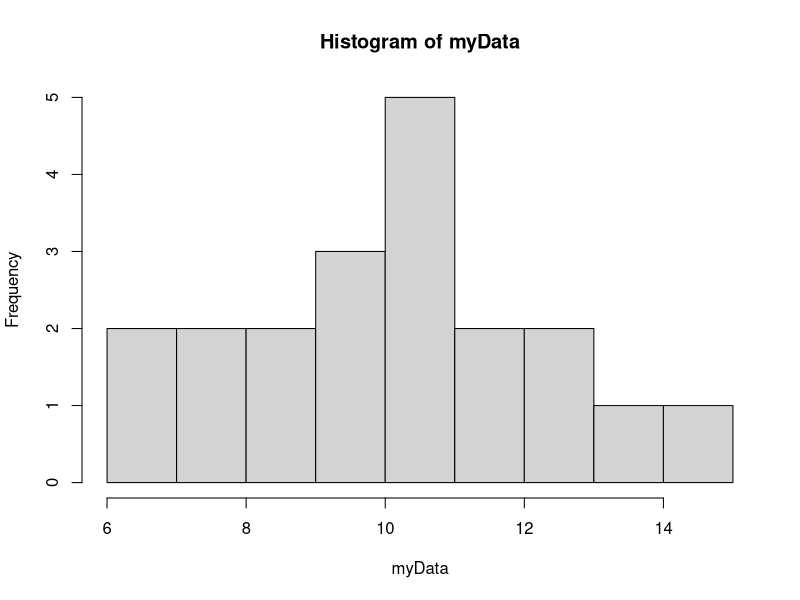
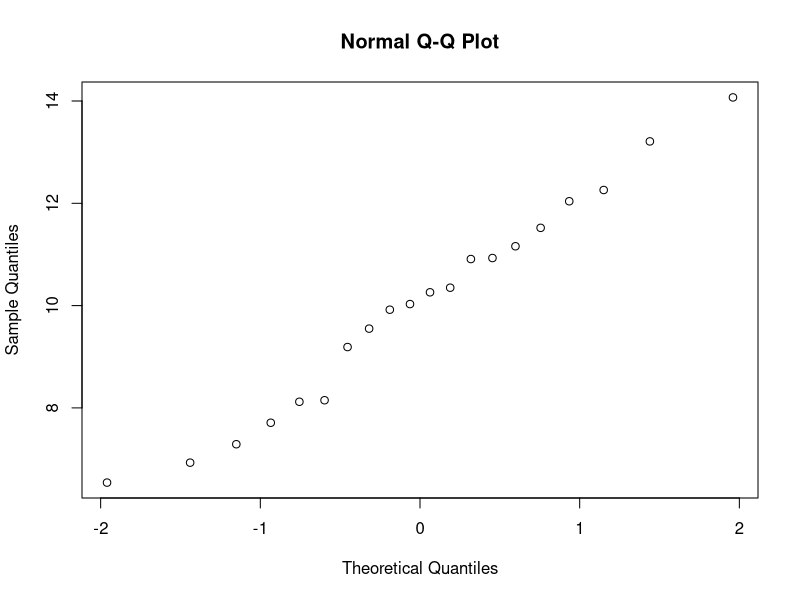

R code for these plots, in order:
## ---- chunk 1
knitr::opts_chunk$set(echo = TRUE, warning = FALSE, message = FALSE, fig.align = "center", comment = NA)
library(tidyverse)
## ---- chunk 2
times <- c(10.2,6,12.2,6,6,13.5,9.5,11.2,9.1,14.7)

ybar <- mean(times)#12.5
s <- sd(times)#2
n <- length(times)#25

CIlev <- .99


df <- 24 #n-1

alpha <- 1-CIlev
alphaovertwo <- alpha/2
oneminusalphaovertwo <- 1- alpha/2
tstar <- qt(oneminusalphaovertwo,df)

tstar #t in a CI formula (Critical value)

LowMu <- ybar - tstar * s/sqrt(n)
UpMu <- ybar + tstar * s/sqrt(n)

CI <- c(LowMu, UpMu)

cat("The ", CIlev*100, " % confidence interval for mu is", CI)
## ---- chunk 3
ybar <- 12.5
s <- 2

n <- 25
## ---- chunk 4
#Step 1:  Formulate Hypotheses (PARAMETERS)

mu0 <- 10 #This is the value in H0 : mu = mu0
## ---- chunk 5
# Step 2:  Calcualte the standardized test statistic
tstat <- 1.76 #(ybar - mu0)/(s/sqrt(n))

cat("The t-stat is",tstat)
## ---- chunk 6
#P-value = P(get what you got or more when Ho is true)

df <- 24 #n - 1 # degrees of freedom

#less
LTPval<- pt(tstat,df)

#more
GTPval<- 1-pt(tstat,df)

#not equal
NEPval <- 2*pt(-abs(tstat), df)

list(Less=LTPval,Greater=GTPval,NotEqual=NEPval)

## ---- chunk 7
#Statistical conclusion: A) Reject Ho if P-val < alpha (use .05 if none given)
#                         B) Fail to reject Ho if P-val > alpha

#English conclusion: A) There IS evidence of Ha (written to match problem)
#                     B) There is NOT evidence of Ha.

# End of Hypotheses about the mean
## ---- chunk 8
CIlev <- .95
s <- 29.31
ME <- 0.02

alpha <- 1-CIlev
alphaovertwo <- alpha/2
oneminusalphaovertwo <- 1- alpha/2
zinCI <- qnorm(oneminusalphaovertwo)

nprelim <- (zinCI * s/ME)^2
df <- nprelim-1

tstar <- qt(oneminusalphaovertwo,df)

nfinal <- (tstar * s/ME)^2
ceiling(nfinal)
## ---- chunk 9

myData <- c(10.26, 10.35,  8.12, 13.21, 11.52, 12.26,  8.15,  7.71,  7.29, 10.93, 10.91,  6.54, 11.16,  9.92,  9.19,  6.93, 12.04,  9.55, 14.07, 10.03)

# Methods I: Histogram - If the graph look symmetric and bell shaped data is nearly normal 

hist(myData)

# Methods II: QQ plot - If the plotted points follow the identity line, data is nearly normal 

qqnorm(myData)

